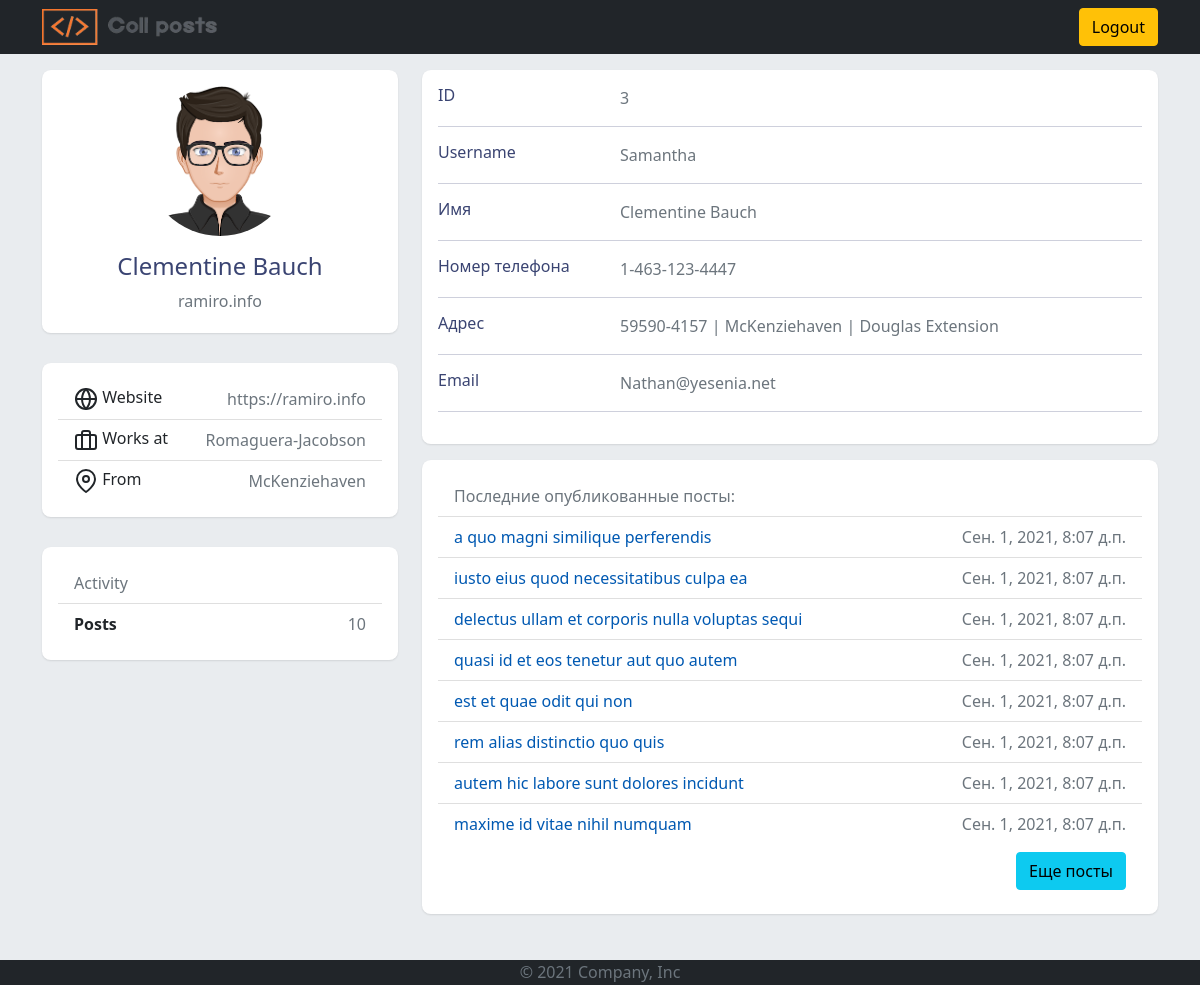
The page /users/id3 (signed in) on the database its author committed.
### strange_posts/models.py (models this page shows, shortened)
class TimeBaseModel(models.Model):
    created_at = models.DateTimeField(auto_now_add=True)
    updated_at = models.DateTimeField(auto_now=True)
    class Meta:
        abstract = True

class User(TimeBaseModel):
    id = models.IntegerField(primary_key=True)
    name = models.CharField(max_length=255, verbose_name='Полное имя')
    username = models.CharField(max_length=100, unique=True, verbose_name='Имя пользователя')
    photo = models.ImageField('Фотография', upload_to='users_photo/%Y/%m/%d', null=True)
    email = models.EmailField(verbose_name='Email')
    user_address = models.ForeignKey(UserAddress, on_delete=models.SET_NULL, null=True,
                                     verbose_name='Адрес пользователя')
    phone_number = models.CharField(max_length=100, verbose_name='Номер телефона')
    user_website = models.CharField(max_length=255, verbose_name='Веб-сайт пользователя')
    user_company = models.ForeignKey(Company, on_delete=models.SET_NULL, null=True,
                                     verbose_name='Компания пользователя')
    class Meta:
        verbose_name = 'Пользователь'
        verbose_name_plural = 'Пользователи'
    def __str__(self):
        return f'{self.name} | {self.username}'

class Company(TimeBaseModel):
    name = models.CharField(max_length=255, verbose_name='Название компании')
    catch_phrase = models.CharField(max_length=255, verbose_name='catchPhrase')
    bs = models.CharField(max_length=255, verbose_name='bs')
    class Meta:
        verbose_name = 'Компания пользователя'
        verbose_name_plural = 'Компании пользователей'
    def __str__(self):
        return f'{self.name}'

class UserAddress(TimeBaseModel):
    street = models.CharField(max_length=255, verbose_name='Улица')
    suite = models.CharField(max_length=255, verbose_name='Suite')
    city = models.CharField(max_length=100, verbose_name='Город')
    zipcode = models.CharField(max_length=100, verbose_name='Почтовый индекс')
    geo = models.JSONField(default=dict, verbose_name='Геолокация')
    class Meta:
        verbose_name = 'Адрес пользователя'
        verbose_name_plural = 'Адреса пользователей'
    def __str__(self):
        return f'{self.zipcode} | {self.city} | {self.street}'

class Post(TimeBaseModel):
    id = models.IntegerField(primary_key=True)
    title = models.CharField(max_length=255, verbose_name='Название поста')
    body = models.TextField(verbose_name='Текст поста')
    user = models.ForeignKey(User, on_delete=models.CASCADE, verbose_name='Автор поста')
    categories = models.ManyToManyField(PostCategory, default=[])
    post_views = models.PositiveIntegerField('Количество просмотров', default=0)
    class Meta:
        verbose_name = 'Пост'
        verbose_name_plural = 'Пользовательские посты'
    def get_absolute_url(self):
        return reverse('post', kwargs={'pk': self.pk})

### strange_posts/views.py (the view)
# urls.py: path('users/id<int:pk>', views.GetUser.as_view(), name='get_user'),
class GetUser(LoginRequiredMixin, DetailView):
    model = User
    context_object_name = 'user'
    def get_context_data(self, *, object_list=None, **kwargs):
        context = super().get_context_data(**kwargs)  # Получаем context у предка
        context['title'] = context['user']
        context['show_data'] = {
            'ID': context['user'].pk,
            'Username': context['user'].username,
            'Имя': context['user'].name,
            'Номер телефона': context['user'].phone_number,
            'Адрес': context['user'].user_address,
            'Email': context['user'].email
        }
        context['posts'] = Post.objects.filter(user_id=self.kwargs['pk']).order_by('-created_at')[:8]
        return context
    def get_queryset(self):
        return User.objects.annotate(Count('post')).select_related('user_address', 'user_company')

### strange_posts/templates/strange_posts/user_detail.html (shortened to what this page needs)
{% extends 'strange_posts/base.html' %}
{% load static %}
{% block content %}
    <div class="container">
        <div class="row gutters-sm">
            <div class="col-md-4 mb-3">
                <div class="card">
                    <div class="card-body">
                        <div class="d-flex flex-column align-items-center text-center">
                            {% if user.photo %}
                                <img src="{{ user.photo.url }}" alt="User" class="rounded-circle" width="150">
                            {% else %}
                                <img src="{% static 'strange_posts/images/base_avatar.png' %}" alt="User" class="rounded-circle" width="150">
                            {% endif %}
                            <div class="mt-3">
                                <h4>{{ user.name }}</h4>
                                <p class="text-secondary mb-1">{{ user.user_website }}</p>
                            </div>
                        </div>
                    </div>
                </div>
                <div class="card">
                    <div class="card-body">
                        <ul class="list-group list-group-flush">
                            <li class="list-group-item d-flex justify-content-between align-items-center flex-wrap">
                                <h6 class="mb-0">
                                    Website
                                </h6>
                                <span class="text-secondary">https://{{ user.user_website }}</span>
                            </li>
                            <li class="list-group-item d-flex justify-content-between align-items-center flex-wrap">
                                <h6 class="mb-0">
                                    Works at
                                </h6>
                                <span class="text-secondary">{{ user.user_company }}</span>
                            </li>
                            <li class="list-group-item d-flex justify-content-between align-items-center flex-wrap">
                                <h6 class="mb-0">
                                    From
                                </h6>
                                <span class="text-secondary">{{ user.user_address.city }}</span>
                            </li>
                        </ul>
                    </div>
                </div>
                <div class="card">
                    <div class="card-body">
                        <ul class="list-group list-group-flush">
                            <li class="list-group-item text-muted">Activity <em class="fa fa-dashboard fa-1x"></em></li>
                            <li class="list-group-item d-flex justify-content-between align-items-center flex-wrap">
                                <span class="pull-left"><strong>Posts</strong></span>
                                <span class="text-secondary">{{ user.post__count }}</span>
                            </li>
                        </ul>
                    </div>
                </div>
            </div>
            <div class="col-md-8">
                <div class="card mb-3">
                    <div class="card-body">
                        {% for key, value in show_data.items %}
                            <div class="row">
                                <div class="col-sm-3"><h6 class="mb-0">{{ key }}</h6></div>
                                <div class="col-sm-9 text-secondary">{{ value }}</div>
                            </div>
                            <hr>
                        {% endfor %}
                    </div>
                </div>
                {% if user.post__count > 0 %}
                    <div class="card">
                        <div class="card-body">
                            <ul class="allposts list-group list-group-flush">
                                <li class="list-group-item text-muted">Последние опубликованные посты:</li>
                                {% for post in posts %}
                                    {% if forloop.last %}
                                        <li class="list-group-item posts d-flex justify-content-between last-post" data-len_posts="{{ posts|length }}" data-user_pk="{{ post.user_id }}">
                                    {% else %}
                                        <li class="list-group-item posts d-flex justify-content-between">
                                    {% endif %}
                                            <span class="pull-left"><a href="{{ post.get_absolute_url }}" class="pull-left">{{ post.title }}</a></span>
                                            <span class="text-secondary">{{ post.created_at }}</span>
                                        </li>
                                {% endfor %}
                            </ul>
                            {% if user.post__count > 8 %}
                                <ul class="load-more list-group list-group-flush">
                                    <li class="list-group-item d-flex justify-content-between">
                                        <span class="text-secondary">
                                            <a class="btn btn-info" id="load-more" target="__blank">Еще посты</a>
                                        </span>
                                    </li>
                                </ul>
                            {% endif %}
                        </div>
                    </div>
                {% endif %}
            </div>
        </div>
    </div>
{% endblock %}

### strange_posts/static/strange_posts/css/styles.css (style rules this page uses)
html, body { display: flex; width: 100%; height: 100%; min-height: 100vh; color: rgba(24, 35, 89, 0.85); background-color: #e9ecef; font-weight: 400; }
a { color: #0059b2; text-decoration: none; }
img { max-width: 800px; height: auto; }
.card { background: #fff; transition: .5s; border: 0; margin-bottom: 30px; border-radius: .55rem; position: relative; width: 100%; box-shadow: 0 1px 2px 0 rgb(0 0 0 / 10%); }

### rows shown on the page
User: name "Clementine Bauch", user_website "ramiro.info", user_company "Romaguera-Jacobson", user_address.city "McKenziehaven", post__count "10", show_data "Samantha" "Clementine Bauch" "1-463-123-4447" "Nathan@yesenia.net"
UserAddress: key "Адрес", zipcode+city+street "59590-4157 | McKenziehaven | Douglas Extension"
Post: title "a quo magni similique perferendis", created_at "Сен. 1, 2021, 8:07 д.п."
Post: title "iusto eius quod necessitatibus culpa ea", created_at "Сен. 1, 2021, 8:07 д.п."
Post: title "delectus ullam et corporis nulla voluptas sequi", created_at "Сен. 1, 2021, 8:07 д.п."
Post: title "quasi id et eos tenetur aut quo autem", created_at "Сен. 1, 2021, 8:07 д.п."
Post: title "est et quae odit qui non", created_at "Сен. 1, 2021, 8:07 д.п."
Post: title "rem alias distinctio quo quis", created_at "Сен. 1, 2021, 8:07 д.п."
Post: title "autem hic labore sunt dolores incidunt", created_at "Сен. 1, 2021, 8:07 д.п."
Post: title "maxime id vitae nihil numquam", created_at "Сен. 1, 2021, 8:07 д.п."

### other values the page prints
{{ key }} "ID" "Username" "Имя" "Номер телефона" "Email"
{{ value }} "3"
